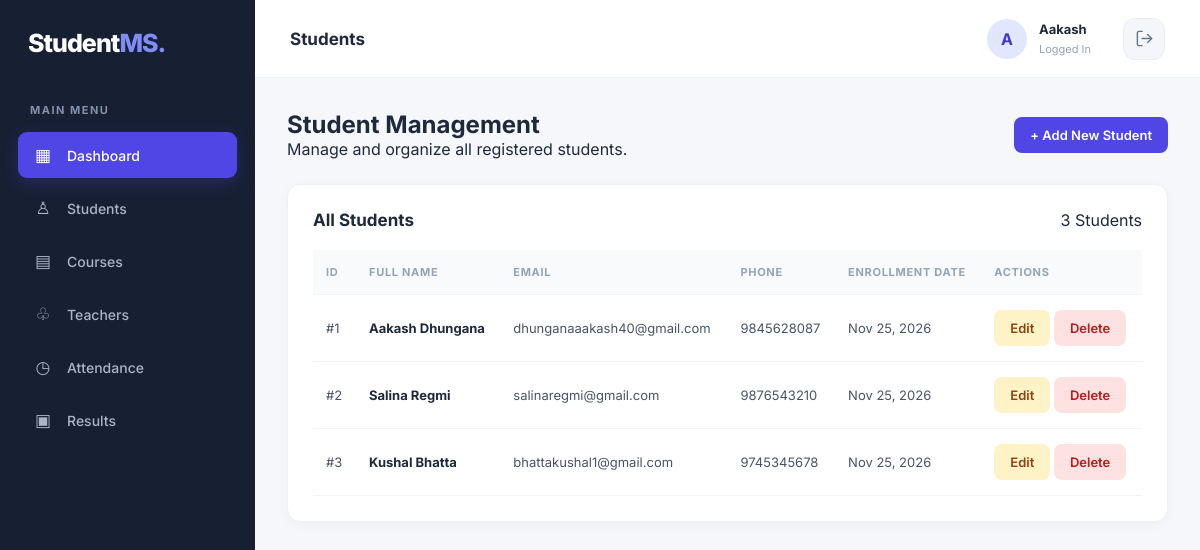
/students/ (signed in), run on an earlier commit of the app's database.
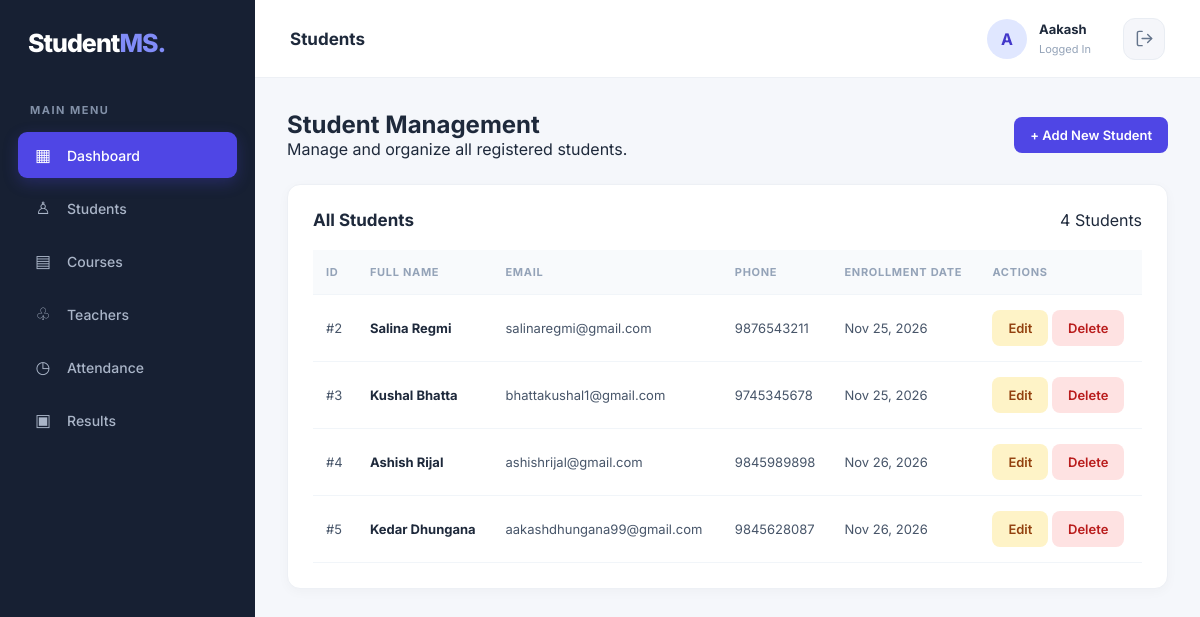
And on a later commit of the database.
### students/models.py (models this page shows, shortened)
class Student(models.Model):
    full_name = models.CharField(max_length=100)
    email = models.EmailField(unique=True)
    phone_number = models.CharField(max_length=15, unique=True)
    date_of_birth = models.DateField(blank=True, null=True)
    address = models.TextField(blank=True, null=True)
    enrollment_date = models.DateField(auto_now_add=True)

### students/views.py (the view)
# urls.py: path('students/', views.student_list, name='student_list'),
@login_required
def student_list(request):
    students = Student.objects.all()
    return render(request, 'students/student_list.html', {
        'students': students
    })

### students/templates/students/student_list.html (shortened to what this page needs)
{% extends 'students/base.html' %}
{% block page_heading %}Students{% endblock %}
{% block content %}
<div class="page-heading">
    <div>
        <h2>Student Management</h2>
        <p>Manage and organize all registered students.</p>
    </div>
    <a href="{% url 'student_create' %}" class="btn btn-primary">
        + Add New Student
    </a>
</div>
<div class="content-card">
    <div class="table-header">
        <h2>All Students</h2>
        <span>{{ students|length }} Students</span>
    </div>
    <table>
        <thead>
            <tr>
                <th>ID</th>
                <th>Full Name</th>
                <th>Email</th>
                <th>Phone</th>
                <th>Enrollment Date</th>
                <th>Actions</th>
            </tr>
        </thead>
        <tbody>
            {% for student in students %}
            <tr>
                <td>#{{ student.id }}</td>
                <td>
                    <strong>{{ student.full_name }}</strong>
                </td>
                <td>{{ student.email }}</td>
                <td>
                    {{ student.phone_number|default:"Not provided" }}
                </td>
                <td>{{ student.enrollment_date|date:"M d, Y" }}</td>
                <td>
                    <a href="{% url 'student_update' student.id %}"
                       class="btn btn-edit">Edit</a>
                    <a href="{% url 'student_delete' student.id %}"
                       class="btn btn-delete">Delete</a>
                </td>
            </tr>
            {% endfor %}
        </tbody>
    </table>
</div>
{% endblock %}

What changed in the data, as far as the page shows it:
removed Student: id "1", full_name "Aakash Dhungana", email "dhunganaaakash40@gmail.com", phone_number "9845628087", enrollment_date "Nov 25, 2026"
changed Student "Salina Regmi": phone_number "9876543210" → "9876543211"
added Student: id "4", full_name "Ashish Rijal", email "ashishrijal@gmail.com", phone_number "9845989898", enrollment_date "Nov 26, 2026"
added Student: id "5", full_name "Kedar Dhungana", email "aakashdhungana99@gmail.com", phone_number "9845628087", enrollment_date "Nov 26, 2026"
Also different on the page:
{{ students|length }}: "3" → "4"
